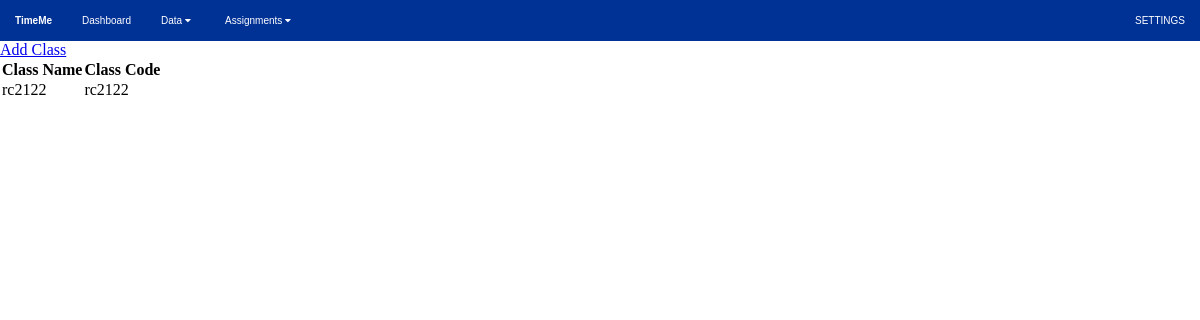
The app's page /viewclass (signed in), older data.
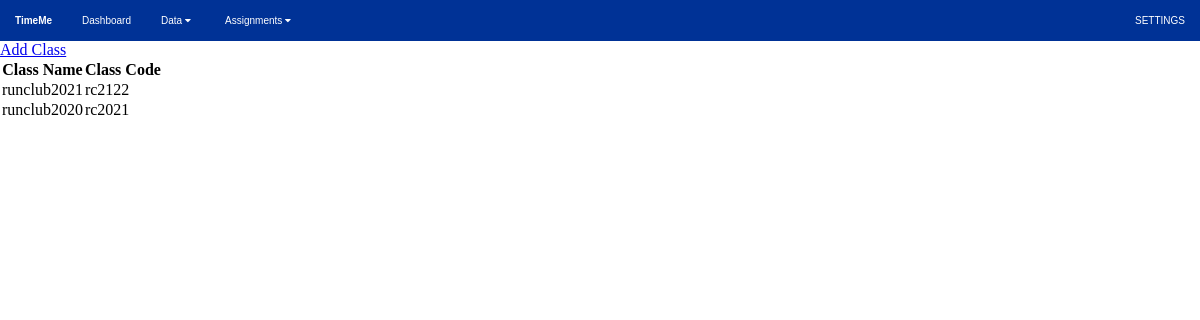
The same page, newer data.
### timeme/models.py (models this page shows, shortened)
class Classes(db.Model):
    __tablename__ = "classes"
    classID = db.Column(db.Integer, primary_key=True)
    className = db.Column(db.String, nullable=False)
    classCode = db.Column(db.String(6),nullable=False)
    classAdminID = db.Column(db.Integer, db.ForeignKey("users.id"))
    classes_admin = db.relationship('Users', lazy=True, foreign_keys=[classAdminID])

### timeme/routes.py (the view)
@app.route('/viewclass', methods=['GET', 'POST'])
def viewclasses():
    check = check_user()
    if check == 1:
        headings = ('Class Name', 'Class Code')
        classes = Classes.query.filter_by(classAdminID=current_user.id).all()
        return render_template("admin/viewclasses.html", headings=headings, classes=classes)
    elif check == 0:
        return redirect(url_for('udash'))
    else:
        return redirect(url_for('login'))

### timeme/models.py (called while the page is built)
@login_man.user_loader
def getuser(user_id):
    return Users.query.get(int(user_id))

### timeme/routes.py (called while the page is built)
def check_user():
    if current_user.is_authenticated:
        if current_user.isAdmin == 1:
            return 1
        elif current_user.isAdmin == 0:
            return 0
    else:
        return 2

### timeme/templates/admin/viewclasses.html (shortened to what this page needs)
{% include "html/adminheader.html" %}
<!DOCTYPE html>
<html lang="en" dir="ltr">
  <head>
  </head>
  <body>
    <div class="">
      <div class="add">
        <a href="{{ url_for('addclass') }}">Add Class</a>
      </div>
      <div class="view-table">
        <table>
          <tr>
            {% for header in headings %}
            <th>{{ header }}</th>
            {% endfor %}
          </tr>
          {% for row in classes %}
          <tr>
                <td>{{ row.className }}</td>
                <td>{{ row.classCode }}</td>
          </tr>
          {% endfor %}
        </table>
      </div>
    </div>
  </body>
</html>

### timeme/templates/html/adminheader.html (shortened to what this page needs)
<!DOCTYPE html>
<html lang="en" dir="ltr">
  <head>
    <link rel="stylesheet" href="https://cdnjs.cloudflare.com/ajax/libs/font-awesome/4.7.0/css/font-awesome.min.css">
    <link rel="stylesheet" href="../../static/style.css">
  </head>
  <body>
    <div class="navbar">
      <div class="nav-logo">
        <strong>TimeMe</strong>
      </div>
      <a href="{{ url_for('adash')}}">Dashboard</a>
      <div class="dropdown">
        <button class="dropbtn">Data
          <i class="fa fa-caret-down"></i>
        </button>
      </div>
      <div class="dropdown">
        <button class="dropbtn">Assignments
          <i class="fa fa-caret-down"></i>
        </button>
      </div>
      <div class="dropdown" id="right">
        <button class="dropbtn">SETTINGS</button>
      </div>
    </div>
  </body>
</html>

### timeme/static/style.css (style rules this page uses)
* { box-sizing: border-box; padding: 0; margin: 0; }
.navbar { background-color: #003296; color: white; font-family: 'Montserrat', sans-serif; top: 0; position: sticky; }
.nav-logo { padding: 15px 15px; font-size: 10px; float: left; }
.navbar a { float: left; font-size: 10px; color: white; text-align: center; padding: 15px 15px; text-decoration: none; font-weight: lighter; }
.dropbtn { font-size: 10px; border: none; outline: none; color: white; padding: 15px 15px; background-color: inherit; font-family: inherit; margin: 0; }
.dropdown { position: relative; display: inline-block; }
#right { float: right; }

Row changes from the older to the newer data that the page shows:
changed Classes "rc2122": className "rc2122" → "runclub2021"
added Classes: className "runclub2020", classCode "rc2021"
